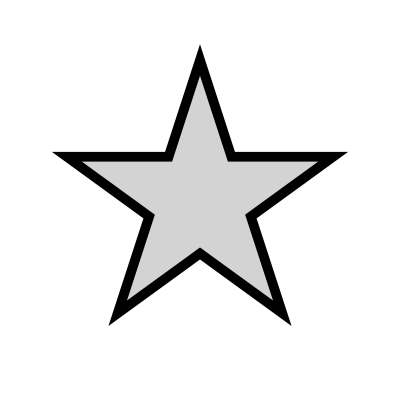

This chart was generated by the following Python code:
try:
    from PIL import Image
    star_icon = Image.open(r"star_icon.png")
except:
    import time
    import matplotlib as mpl
    import matplotlib.pyplot as plt

    #Making the plot
    fig, ax = plt.subplots(figsize = (4, 4))
    lim =-5, 5
    ax.set(xlim = lim, ylim = lim)

    #Making the patch
    marker = mpl.markers.MarkerStyle("*")
    marker.transform = mpl.transforms.Affine2D().scale(3.5)+ax.transData

    patch = mpl.patches.PathPatch(marker.get_path(), lw=7, color = "lightgray")
    patch._edgecolor = (0, 0, 0, 1)
    ax.add_patch(patch)
    patch.set_transform(marker.transform)


    if __name__ == "__main__":
        plt.show()
    else:
        try: from icons.img_pack import get_img_from_ax
        except: from img_pack import get_img_from_ax
    star_icon = get_img_from_ax(ax)
    star_icon.save(r"icons\star_icon.png", "PNG")
